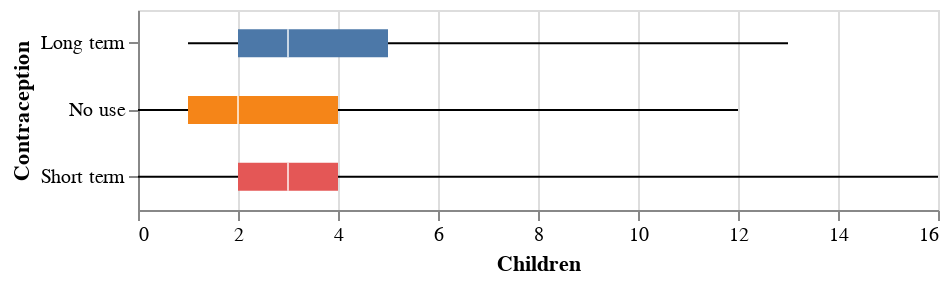

Notebook source saved alongside this figure:
### Markdown cell above
### Effect of `children` on `contraceptive_method`

### Code cell
alt.Chart(df).mark_boxplot(extent='min-max').encode(
    y=alt.Y('contraceptive_method:O', title='Contraception'),
    x=alt.X('children:Q', title='Children'),
    color=alt.Color('contraceptive_method:N', legend=None),
).properties(height=100)

### Figure 1 — Vega-Lite specification as saved in the notebook (floating-point values rounded to 4 significant figures; data arrays with more than 128 entries replaced by an {"elided": "..."} marker saying what was removed)
{"config": {"view": {"continuousWidth": 400, "continuousHeight": 300}}, "data": {"name": "data-2608fb0b0d3df09020f6c32f6bb7cb1d"}, "mark": {"type": "boxplot", "extent": "min-max"}, "encoding": {"color": {"field": "contraceptive_method", "legend": null, "type": "nominal"}, "x": {"field": "children", "title": "Children", "type": "quantitative"}, "y": {"field": "contraceptive_method", "title": "Contraception", "type": "ordinal"}}, "height": 100, "$schema": "https://vega.github.io/schema/vega-lite/v4.17.0.json", "datasets": {"data-2608fb0b0d3df09020f6c32f6bb7cb1d": {"elided": "1473 records"}}}
